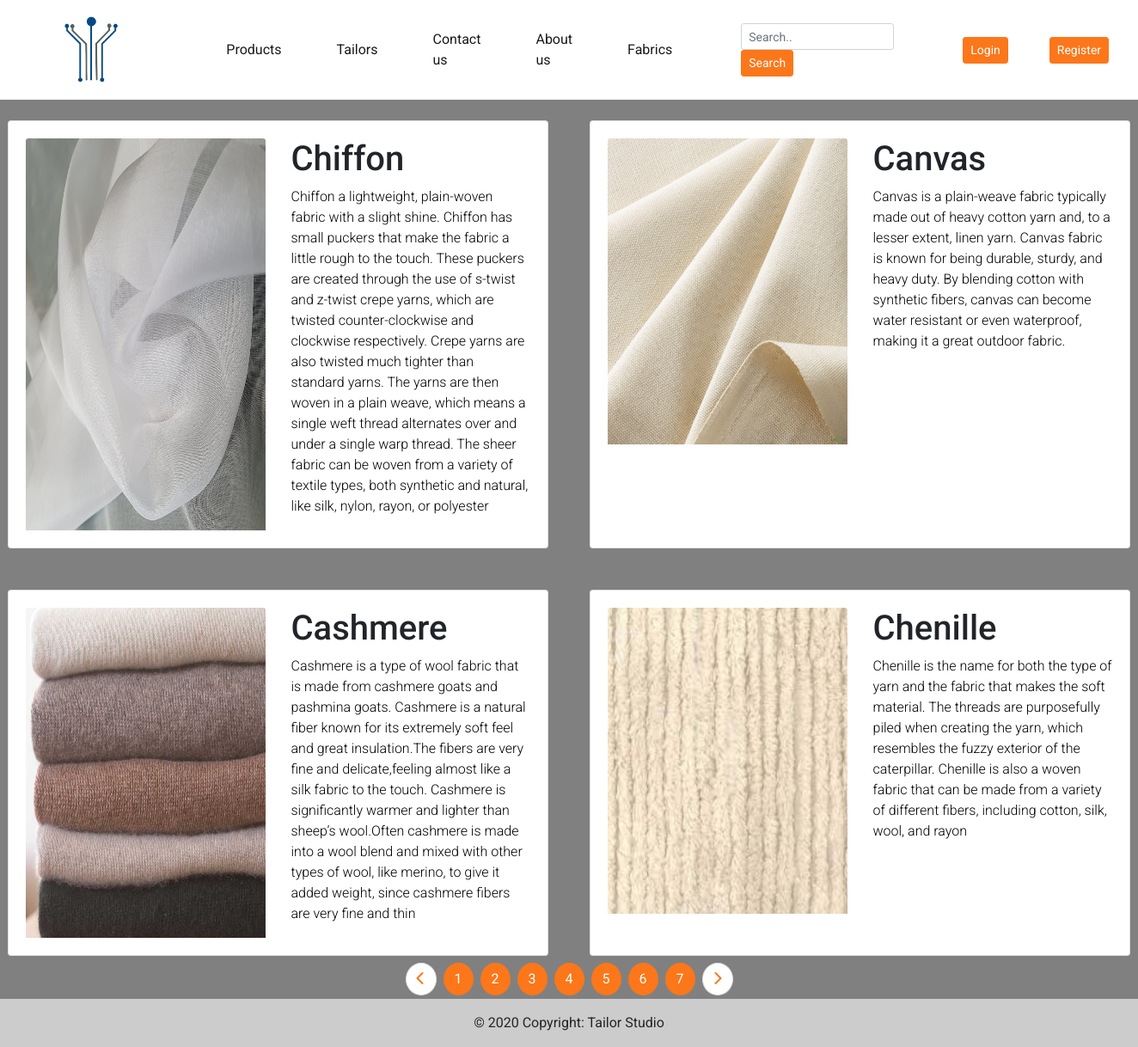
/fabrics.php?page=1, run on the app's committed database.
### tables this page shows
CREATE TABLE `fabric` (
  `fabric_id` int(11) NOT NULL,
  `fabric_title` varchar(255) DEFAULT NULL,
  `fabric_desc` text DEFAULT NULL,
  `fabric_img` text DEFAULT NULL,
  `fabric_link` text DEFAULT NULL
);

### fabricPagination.php (the view)
<?php
function renderFabricCard($title, $link, $img, $desc)
{
    echo "<div class='col-6 p-4'>
  <div class='card' style='width: 100%;height: 100%;'>
     <div class='card-body' >
       <div class='row'>
         <div class='col-6'>
           <img src='./images/$img' class='card-img-top' alt='...' style='width: 100%;height: 100%;'>
          </div>
          <div class='col-6'>
             <h1 >$title</h1>
             <div style='min-height:300px;'>
             <p style='color:black'>$desc</p>
             </div>
            </div>
         </div>
       </div>
  </div>
</div>
";
}

### fabrics.php (shortened to what this page needs)
<?php include './header.php'?>
<head>
</head>
<section>
<div style="background-color: gray;min-height: 77.5vh;" >
  <div class="row" >
  <?php
  include './fabricPagination.php';
  if (isset($_GET['page'])) {
    $actualPage=$_GET['page']+1;
    $page=$_GET['page']-1;
    $qty=$page*4;
    $query="SELECT * FROM fabric WHERE fabric_id > $qty LIMIT 4";
    $result=mysqli_query($conn,$query);
    while ($row=mysqli_fetch_assoc($result)) {
      $title=$row['fabric_title'];
      $desc=$row['fabric_desc'];
      $img=$row['fabric_img'];
      $link=$row['fabric_link'];
      renderFabricCard($title,$link,$img,$desc);
    }
  }else{
    header('Location:./index.php');
  }
  ?>
</div>
</div>
<nav style="background-color: gray;margin-top: -20px;">
  <ul class="pagination justify-content-center bottom mb-0" style="background-color: gray">
    <li class="page-item disabled" title="Previous">
      <a class="page-link rounded-circle m-1" href="">
        <i class="fas fa-chevron-left text-primary"></i></a></li>
        <?php
        $qtyQuery="SELECT COUNT(*) FROM fabric";
        $qtyResult=mysqli_query($conn,$qtyQuery);
        $qrtRow=mysqli_fetch_assoc($qtyResult);
        $count=($qrtRow['COUNT(*)']/4);
        for ($i=0; $i < $count; $i++) {
          $thisCounter=$i+1;
          echo '<li class="page-item active"><a class="page-link rounded-circle m-1" href="fabrics.php?page='.$thisCounter.'">'.$thisCounter.'</a></li>';
        }
        ?>
        <li class="page-item" title="Next">
      <a class="page-link rounded-circle m-1" href="./fabrics.php?page=<?php echo $actualPage?>">
        <i class="fas fa-chevron-right text-primary "></i></a></li>
  </ul>
</nav>
</section>
<div class="text-center p-3" style="background-color: rgba(0, 0, 0, 0.2)">
    © 2020 Copyright:
    <a class="text-dark"></a>Tailor Studio</a>
  </div>

### css/style.css (style rules this page uses)
body { font-family: 'Roboto', sans-serif; background-color: #fff; }
p { color: #b3b3b3; font-weight: 300; }
h1, h2, h3, h4, h5, h6, .h1, .h2, .h3, .h4, .h5, .h6 { font-family: 'Roboto', sans-serif; }
a { -webkit-transition: 0.3s all ease; -o-transition: 0.3s all ease; transition: 0.3s all ease; }

### header.php (style rules this page uses)
* { scroll-behavior: smooth; }

### data on the page
fabric: fabric_img (picture), fabric_title "Chiffon", fabric_desc "Chiffon a lightweight, plain-woven fabric with a slight shine. Chiffon has small puckers that make the fabric a little rough to the touch. These puckers are created through the use of s-twist and z-twist crepe yarns, which are twisted counter-clockwise and clockwise respectively. Crepe yarns are also twisted much tighter than standard yarns. The yarns are then woven in a plain weave, which means a single weft thread alternates over and under a single warp thread. The sheer fabric can be woven from a variety of textile types, both synthetic and natural, like silk, nylon, rayon, or polyester"
fabric: fabric_img (picture), fabric_title "Canvas", fabric_desc "Canvas is a plain-weave fabric typically made out of heavy cotton yarn and, to a lesser extent, linen yarn. Canvas fabric is known for being durable, sturdy, and heavy duty. By blending cotton with synthetic fibers, canvas can become water resistant or even waterproof, making it a great outdoor fabric."
fabric: fabric_img (picture), fabric_title "Cashmere", fabric_desc "Cashmere is a type of wool fabric that is made from cashmere goats and pashmina goats. Cashmere is a natural fiber known for its extremely soft feel and great insulation.The fibers are very fine and delicate,feeling almost like a silk fabric to the touch. Cashmere is significantly warmer and lighter than sheep’s wool.Often cashmere is made into a wool blend and mixed with other types of wool, like merino, to give it added weight, since cashmere fibers are very fine and thin"
fabric: fabric_img (picture), fabric_title "Chenille", fabric_desc "Chenille is the name for both the type of yarn and the fabric that makes the soft material. The threads are purposefully piled when creating the yarn, which resembles the fuzzy exterior of the caterpillar. Chenille is also a woven fabric that can be made from a variety of different fibers, including cotton, silk, wool, and rayon"

### other printed values
$thisCounter "1"
$thisCounter "2"
$thisCounter "3"
$thisCounter "4"
$thisCounter "5"
$thisCounter "6"
$thisCounter "7"
